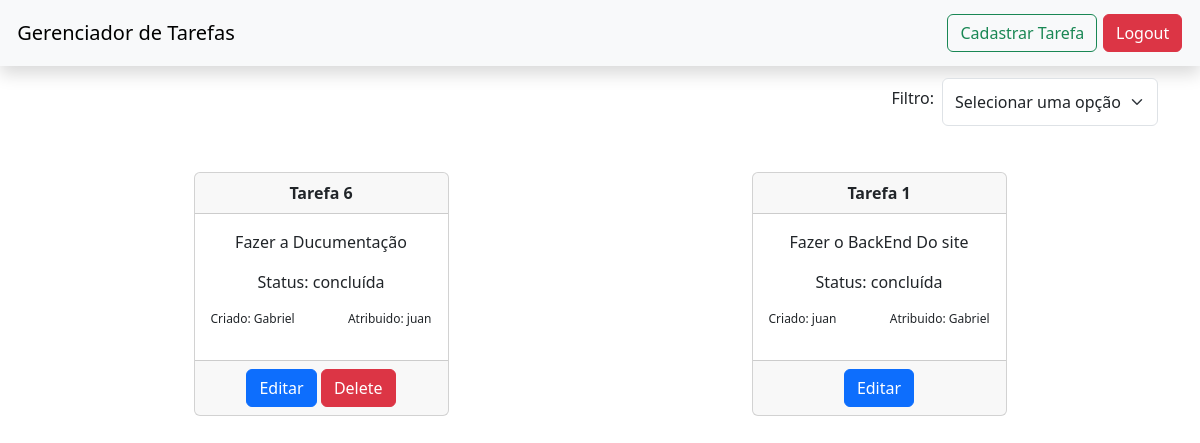
Screenshot of /tasks/17 with the database file from the repository.
### tasks/models.py (models this page shows, shortened)
class Task(models.Model):
    title_text = models.CharField(max_length=200)
    description_text = models.CharField(max_length=200)
    status_text = models.CharField(max_length=200,default='Pendente')
    userMaker = models.ForeignKey(User,on_delete=models.CASCADE,related_name='userMaker')
    userAssign = models.ForeignKey(User,on_delete=models.CASCADE,related_name='userAssign',null=True)

### users/models.py (models this page shows, shortened)
class User(models.Model):
    name_text = models.CharField(max_length=200)
    email_text = models.CharField(max_length=200)
    password_text = models.CharField(max_length=200)

### tasks/views.py (the view)
# urls.py: path('<int:id_user>',views.index,name='index'),
def index(req,id_user):
    user = get_object_or_404(User,pk=id_user)
    filter = 0
    if req.POST and  req.POST['filter'] != "all":
        tasks = Task.objects.filter(Q(userMaker = user)|Q(userAssign = user),Q(status_text = req.POST['filter']))
        if req.POST['filter'] == "Em andamento":
            filter = 1
        elif req.POST['filter'] == "Pendente":
            filter = 2
        else:
            filter = 3
    else:
        tasks = Task.objects.filter(Q(userMaker = user)|Q(userAssign = user))
    print(filter)
    return render(req,"tasks/index.html",{"user":user,"tasks":tasks,'filter':filter})

### users/templates/tasks/index.html (shortened to what this page needs)
<!DOCTYPE html>
<html lang="en">
<head>
    <link href="https://cdn.jsdelivr.net/npm/bootstrap@5.3.3/dist/css/bootstrap.min.css" rel="stylesheet">
</head>
<body>
    <header class="shadow">
        <div class="navbar navbar-expand-lg bg-body-tertiary" style="flex-wrap: nowrap;">
            <div class="container-fluid">
                <a class="navbar-brand" href="#">
                    Gerenciador de Tarefas
                </a>
            </div>
            <div class="container-fluid d-flex justify-content-end">
                    <a class="btn btn-outline-success" aria-current="page" data-bs-toggle="modal"  data-bs-target="#TaskInsert">Cadastrar Tarefa</a>
                    <a class="btn btn-danger" href="/" style="margin: 1%;">Logout</a>
            </div>
        </div>
    </header>
    <main>
        <section class="container d-flex justify-content-end" style="margin-top: 1%;">
                <form method="post" onchange="document.getElementById('sendButton').click()">
                    <fieldset>
                        <div class="d-flex">
                            <label for="Select" class="form-label p-2">Filtro:</label>
                            <select id="Select" name="filter" class="form-select">
                                <option value="all" {%if filter == 0 %}selected{%endif%}>Selecionar uma opção</option>
                            </select>
                        </div>
                    </fieldset>
                </form>
        </section>
        <section class="card-group container" style="margin-top: 2%;">
            {%for i in tasks%}
                <div class="container col-sm-6 col-lg-3" style="margin-top: 2%;">
                    <div class="card text-center" style="height: 100%;">
                        <div class="card-header">
                            <p class="card-text fw-bold" id="Title{{i.id}}">{{i.title_text}}</p>
                        </div>
                        <div class="card-body" style="display: flex;justify-content: space-between;flex-direction: column;">
                            <p class="card-text" id="Description{{i.id}}">{{i.description_text}}</p>
                            <p class="card-text">Status: <span id="Status{{i.id}}">{{i.status_text}}</span></p>
                            <div style="font-size: 12px;display: flex;flex-direction: row;justify-content: space-between;">
                                <p class="card-text">Criado: {{i.userMaker.name_text}}</p>
                                {%if i.userAssign%}
                                    <p class="card-text">Atribuido: <span id='Email{{i.id}}'>{{i.userAssign.email_text}}</span> </p>
                                {%endif%}
                            </div>
                        </div>
                        <div class="card-footer">
                            <a class="btn btn-primary" aria-current="page" data-bs-toggle="modal"  data-bs-target="#TaskUpdate" onclick="ChangeUpdateModal('{{i.id}}')">Editar</a>
                            {%if i.userMaker.id == user.id%}
                                <a href="{%url 'tasks:deleteTask' i.id %}" class="btn btn-danger">Delete</a>
                            {%endif%}
                            </div>
                    </div>
                </div>
            {%endfor%}
        </section>
    </main>
</body>
</html>

### rows the page displays
Task: title_text "Tarefa 6", description_text "Fazer a Ducumentação", status_text "concluída", userMaker.name_text "Gabriel", userAssign.email_text "juan", shows "Delete"
Task: title_text "Tarefa 1", description_text "Fazer o BackEnd Do site", status_text "concluída", userMaker.name_text "juan", userAssign.email_text "Gabriel"
